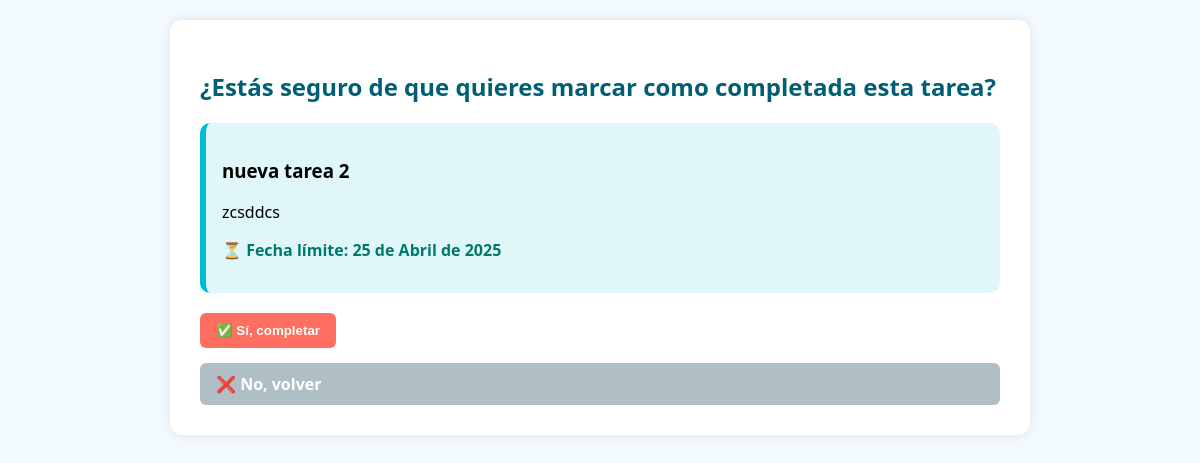
/tarea/6/completar/, run on the app's committed database.
### tareas/models.py (models this page shows, shortened)
class Tarea(models.Model):
    titulo = models.CharField(max_length=200)
    descripcion = models.TextField()
    fecha_limite = models.DateField()
    completada = models.BooleanField(default=False)
    tipo = models.CharField(max_length=1, choices=TiposTarea.choices, default=TiposTarea.TAREA)
    class Meta:
        ordering = ['fecha_limite']

### tareas/views.py (the view)
# urls.py: path('tarea/<int:pk>/completar/', views.marcar_completada, name='marcar_completada'),  # <-- Esta línea es clave
def marcar_completada(request, pk):
    tarea = get_object_or_404(Tarea, pk=pk)
    if request.method == 'POST':
        tarea.completada = True
        tarea.save()
        return redirect('lista_tareas')
    return render(request, 'tareas/completar.html', {'tarea': tarea})

### tareas/templates/tareas/completar.html (shortened to what this page needs)
{% extends 'tareas/base.html' %}
{% load static %}
{% block content %}
    <h2>¿Estás seguro de que quieres marcar como completada esta tarea?</h2>
    <div class="tarjeta-tarea">
        <h3>{{ tarea.titulo }}</h3>
        <p>{{ tarea.descripcion }}</p>
        <p class="fecha">⏳ Fecha límite: {{ tarea.fecha_limite }}</p>
    </div>
    <form method="post">
        <button type="submit" class="btn">✅ Sí, completar</button>
        <a href="{% url 'lista_tareas' %}" class="btn cancelar">❌ No, volver</a>
    </form>
{% endblock content %}

### tareas/static/tareas/estilos.css (style rules this page uses)
body { font-family: 'Segoe UI', sans-serif; background-color: #f2f9ff; margin: 0; padding: 20px; overflow-x: hidden; }
h1, h2 { color: #005f73; }
.tarjeta-tarea { background-color: #e0f7fa; border-left: 6px solid #00bcd4; padding: 16px; margin-bottom: 16px; border-radius: 10px; transition: background-color 0.3s ease; }
.fecha { color: #00796b; font-weight: bold; }
.btn { text-decoration: none; background-color: #ff6f61; color: white; padding: 10px 16px; border: none; border-radius: 6px; cursor: pointer; font-weight: bold; display: inline-block; transition: background-color 0.3s ease; }
.btn.cancelar { background-color: #b0bec5; }
form { display: flex; flex-direction: column; gap: 15px; margin-top: 20px; }
form button { align-self: start; }
p { font-size: 16px; }

### data on the page
Tarea: titulo "nueva tarea 2", descripcion "zcsddcs", fecha_limite "25 de Abril de 2025"
